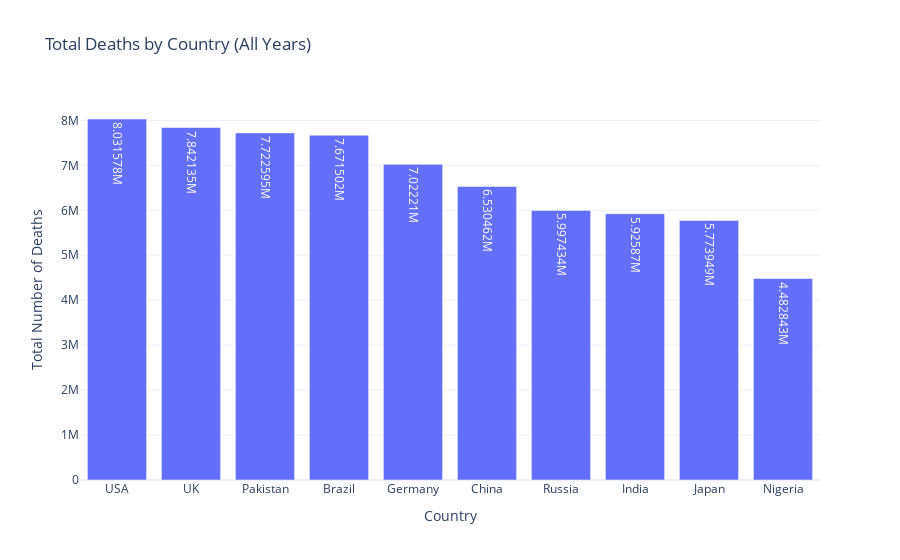

Write notebook code for a chart like this one.
### Markdown cell above
## Insight 3 – Country-wise Mortality Burden

### Code cell
country_deaths = (
    df.groupby("Country")["Number_of_Deaths"]
    .sum()
    .sort_values(ascending=False)
    .reset_index()
)

country_deaths

fig = px.bar(
    country_deaths,
    x="Country",
    y="Number_of_Deaths",
    title="Total Deaths by Country (All Years)",
    text_auto=True
)

fig.update_layout(
    xaxis_title="Country",
    yaxis_title="Total Number of Deaths",
    template="plotly_white"
)

fig.show()

### Figure 1 — Plotly figure (JSON) as saved in the notebook; plotly's stock layout.template omitted (floating-point values rounded to 4 significant figures)
{"data": [{"alignmentgroup": "True", "hovertemplate": "Country=%{x}<br>Number_of_Deaths=%{y}<extra></extra>", "legendgroup": "", "marker": {"color": "#636efa", "pattern": {"shape": ""}}, "name": "", "offsetgroup": "", "orientation": "v", "showlegend": false, "textposition": "auto", "texttemplate": "%{y}", "type": "bar", "x": ["USA", "UK", "Pakistan", "Brazil", "Germany", "China", "Russia", "India", "Japan", "Nigeria"], "xaxis": "x", "y": [8031578, 7842135, 7722595, 7671502, 7022210, 6530462, 5997434, 5925870, 5773949, 4482843], "yaxis": "y"}], "layout": {"autosize": true, "barmode": "relative", "legend": {"tracegroupgap": 0}, "title": {"text": "Total Deaths by Country (All Years)"}, "xaxis": {"anchor": "y", "autorange": true, "domain": [0, 1], "range": [-0.5, 9.5], "title": {"text": "Country"}, "type": "category"}, "yaxis": {"anchor": "x", "autorange": true, "domain": [0, 1], "range": [0, 8454000.0], "title": {"text": "Total Number of Deaths"}, "type": "linear"}}}
